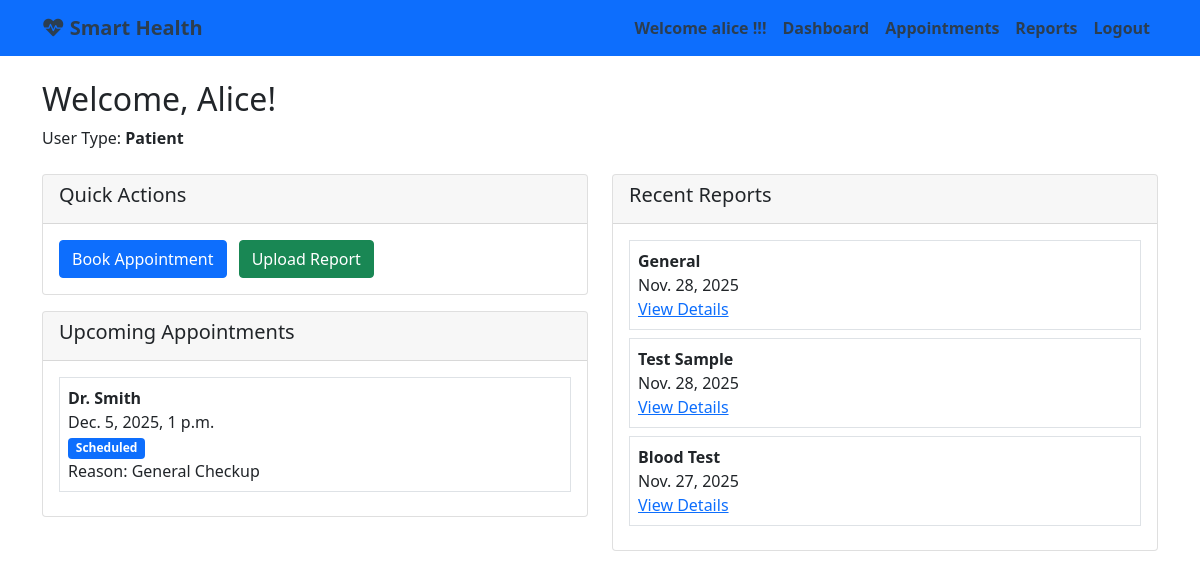
/users/dashboard/ (signed in), run on the app's committed database.
### apps/users/models.py (models this page shows, shortened)
class Profile(models.Model):
    USER_TYPES = (
        ('patient', 'Patient'),
        ('doctor', 'Doctor'),
    )
    SPECIALIZATION_CHOICES = (
        ('cardiologist', 'Cardiologist'),
        ('pediatrician', 'Pediatrician'),
        ('general', 'General Physician'),
        ('orthopedic', 'Orthopedic'),
        ('neurologist', 'Neurologist'),
        ('dermatologist', 'Dermatologist'),
        ('psychiatrist', 'Psychiatrist'),
        ('dentist', 'Dentist'),
    )
    STATUS_CHOICES = (
        ('pending', 'Pending Approval'),
        ('approved', 'Approved'),
        ('rejected', 'Rejected'),
    )
    user = models.OneToOneField('auth.User', on_delete=models.CASCADE)
    user_type = models.CharField(max_length=10, choices=USER_TYPES)
    phone = models.CharField(max_length=15, blank=True)
    address = models.TextField(blank=True)
    specialization = models.CharField(max_length=50, choices=SPECIALIZATION_CHOICES, blank=True, null=True)
    license_number = models.CharField(max_length=100, blank=True, null=True)
    experience = models.IntegerField(blank=True, null=True, help_text="Years of experience")
    hospital_name = models.CharField(max_length=200, blank=True, null=True)
    status = models.CharField(max_length=10, choices=STATUS_CHOICES, default='pending')
    bio = models.TextField(blank=True)
    class Meta:
        app_label = 'users'

### apps/appointments/models.py (models this page shows, shortened)
class Appointment(models.Model):
    STATUS_CHOICES = (
        ('pending', 'Pending Confirmation'),
        ('confirmed', 'Confirmed'),
        ('scheduled', 'Scheduled'),  # For backward compatibility
        ('completed', 'Completed'),
        ('cancelled', 'Cancelled'),
    )
    patient = models.ForeignKey(User, on_delete=models.CASCADE, related_name='patient_appointments')
    doctor = models.ForeignKey(User, on_delete=models.CASCADE, related_name='doctor_appointments')
    appointment_date = models.DateTimeField()
    status = models.CharField(max_length=10, choices=STATUS_CHOICES, default='pending')
    reason = models.TextField()
    created_at = models.DateTimeField(auto_now_add=True)
    updated_at = models.DateTimeField(auto_now=True)
    class Meta:
        app_label = 'appointments'
        ordering = ['-appointment_date']

### apps/reports/models.py (models this page shows, shortened)
class MedicalReport(models.Model):
    patient = models.ForeignKey(User, on_delete=models.CASCADE)
    title = models.CharField(max_length=200)
    description = models.TextField(blank=True)
    report_file = models.FileField(upload_to='medical_reports/')
    uploaded_at = models.DateTimeField(auto_now_add=True)
    analysis_results = models.TextField(blank=True)
    category = models.CharField(
        max_length=50,
        choices=(
            ('cardiologist', 'Cardiology'),
            ('pediatrician', 'Pediatrics'),
            ('general', 'General Medicine'),
            ('orthopedic', 'Orthopedics'),
            ('neurologist', 'Neurology'),
            ('dermatologist', 'Dermatology'),
            ('psychiatrist', 'Psychiatry'),
            ('dentist', 'Dentistry'),
        ),
        blank=True,
        null=True
    )
    shared_with = models.ForeignKey(User, on_delete=models.SET_NULL, null=True, blank=True,
                                  related_name='shared_reports', limit_choices_to={'profile__user_type': 'doctor', 'profile__status': 'approved'})
    class Meta:
        app_label = 'reports'
        ordering = ['-uploaded_at']

### apps/users/views.py (the view, shortened to what this page needs)
# urls.py: path('dashboard/', views.dashboard, name='dashboard'),
@login_required
def dashboard(request):
    try:
        profile = Profile.objects.get(user=request.user)
    except Profile.DoesNotExist:
        profile = Profile.objects.create(
            user=request.user,
            user_type='patient',  # Default to patient
            status='approved'
        )
        messages.info(request, 'Your profile has been created automatically.')
    if profile.user_type == 'patient':
        from apps.appointments.models import Appointment
        from apps.reports.models import MedicalReport
        appointments = Appointment.objects.filter(patient=request.user)
        reports = MedicalReport.objects.filter(patient=request.user)
        context = {
            'appointments': appointments,
            'reports': reports,
        }
    context['profile'] = profile
    return render(request, 'dashboard.html', context)

### healthcare/admin_context.py (called while the page is built)
def admin_context(request):
    if request.user.is_authenticated and request.user.is_staff:
        pending_count = Profile.objects.filter(user_type='doctor', status='pending').count()
        return {'pending_count': pending_count}
    return {}

### templates/dashboard.html (shortened to what this page needs)
{% extends 'base.html' %}
{% block content %}
<h2>Welcome, {{ user.first_name }}!</h2>
<p>User Type: <strong>{{ profile.user_type|title }}</strong></p>
<div class="row mt-4">
    {% if profile.user_type == 'patient' %}
    <div class="col-md-6">
        <div class="card">
            <div class="card-header">
                <h5>Quick Actions</h5>
            </div>
            <div class="card-body">
                <a href="{% url 'book_appointment' %}" class="btn btn-primary me-2">Book Appointment</a>
                <a href="{% url 'upload_report' %}" class="btn btn-success">Upload Report</a>
            </div>
        </div>
        <div class="card mt-3">
            <div class="card-header">
                <h5>Upcoming Appointments</h5>
            </div>
            <div class="card-body">
                {% for appointment in appointments %}
                    {% if appointment.status == 'scheduled' or appointment.status == 'confirmed' %}
                    <div class="border p-2 mb-2">
                        <strong>Dr. {{ appointment.doctor.last_name }}</strong><br>
                        {{ appointment.appointment_date }}<br>
                        <span class="badge
                            {% if appointment.status == 'confirmed' %}bg-success
                            {% else %}bg-primary{% endif %}">
                            {{ appointment.get_status_display }}
                        </span><br>
                        Reason: {{ appointment.reason }}
                    </div>
                    {% endif %}
                {% empty %}
                    <p>No upcoming appointments.</p>
                {% endfor %}
            </div>
        </div>
    </div>
    <div class="col-md-6">
        <div class="card">
            <div class="card-header">
                <h5>Recent Reports</h5>
            </div>
            <div class="card-body">
                {% for report in reports|slice:":5" %}
                <div class="border p-2 mb-2">
                    <strong>{{ report.title }}</strong><br>
                    {{ report.uploaded_at|date }}<br>
                    <a href="{% url 'report_detail' report.id %}">View Details</a>
                </div>
                {% empty %}
                <p>No reports uploaded yet.</p>
                {% endfor %}
            </div>
        </div>
    </div>
    {% endif %}
</div>
{% endblock %}

### templates/base.html (shortened to what this page needs)
<!DOCTYPE html>
<html lang="en">
<head>
    <link href="https://cdn.jsdelivr.net/npm/bootstrap@5.1.3/dist/css/bootstrap.min.css" rel="stylesheet">
    <link href="https://cdnjs.cloudflare.com/ajax/libs/font-awesome/6.0.0/css/all.min.css" rel="stylesheet">
</head>
<body>
<nav class="navbar navbar-expand-lg navbar-dark bg-primary">
    <div class="container">
        <a class="navbar-brand" href="{% url 'home' %}">
            <i class="fas fa-heartbeat"></i> Smart Health</a>
        <div class="collapse navbar-collapse" id="navbarNav">
            <ul class="navbar-nav ms-auto">
                {% if user.is_authenticated %}
                <li class="nav-item">
                <a class="nav-link" href="#">
                            Welcome {{ user.username }} !!!
                        </a>
                        </li>
                    <li class="nav-item">
                        <a class="nav-link" href="{% url 'dashboard' %}">Dashboard</a>
                    </li>
                    <li class="nav-item">
                        <a class="nav-link" href="{% url 'appointment_list' %}">Appointments</a>
                    </li>
                    <li class="nav-item">
                        <a class="nav-link" href="{% url 'report_list' %}">Reports</a>
                    </li>
                    <li class="nav-item">
                        <form method="post" action="{% url 'logout' %}" class="d-inline">
                            <button type="submit" class="btn btn-link nav-link" style="border: none; background: none; cursor: pointer;">Logout</button>
                        </form>
                    </li>
                {% endif %}
            </ul>
        </div>
    </div>
</nav>
    <div class="container mt-4">
        {% block content %}
        {% endblock %}
    </div>
</body>
</html>

### templates/base.html (style rules this page uses)
.navbar-brand, .nav-item, .nav-link { font-weight: bold; color: #2c3e50 !important; }

### data on the page
Profile: user_type "Patient"
Appointment: doctor.last_name "Smith", appointment_date "Dec. 5, 2025, 1 p.m.", status "Scheduled", reason "General Checkup"
MedicalReport: title "General", uploaded_at "Nov. 28, 2025"
MedicalReport: title "Test Sample", uploaded_at "Nov. 28, 2025"
MedicalReport: title "Blood Test", uploaded_at "Nov. 27, 2025"

### other printed values
{{ user.username }} "alice"
{{ user.first_name }} "Alice"
